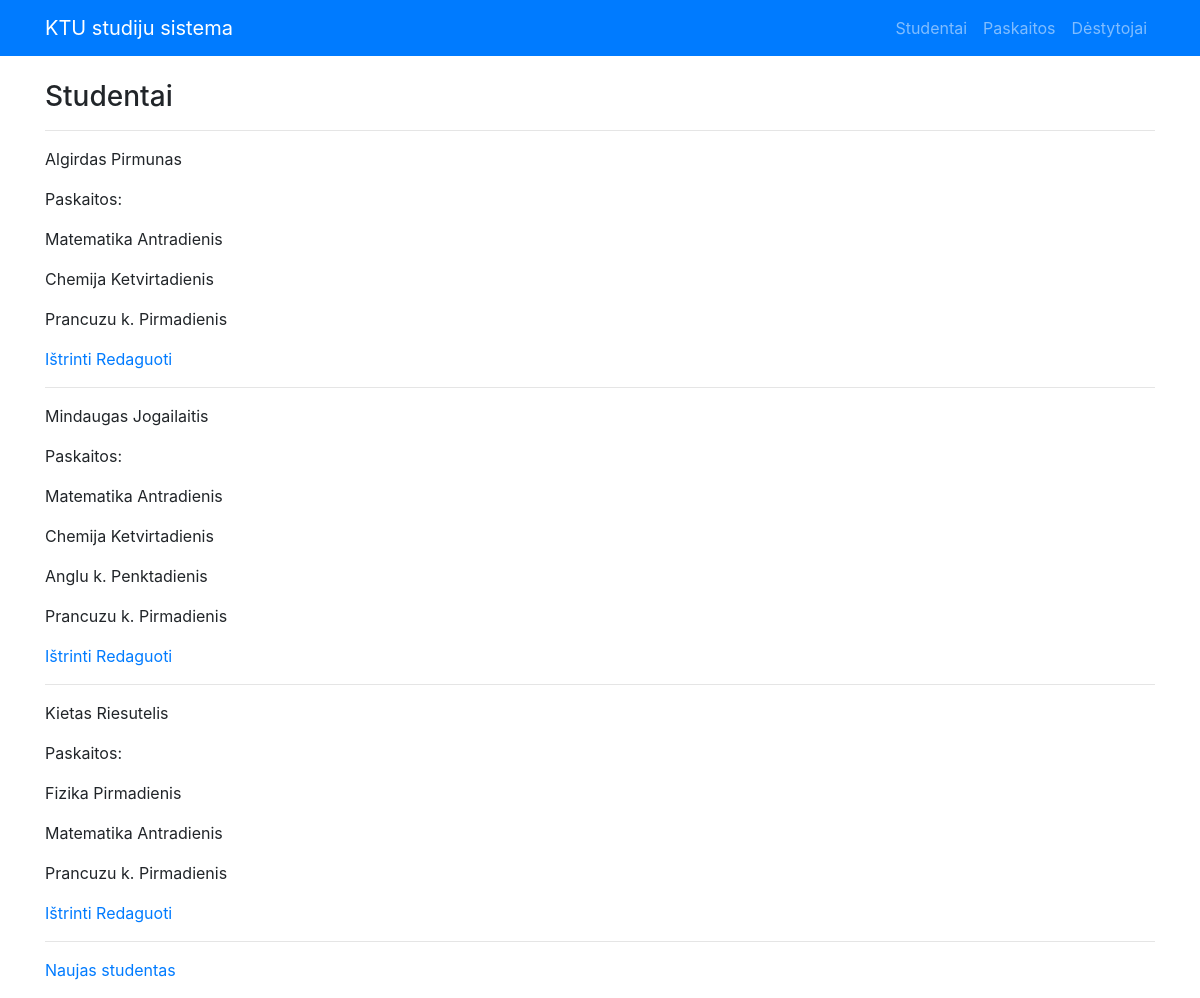
/studentai, run on an earlier commit of the app's database.
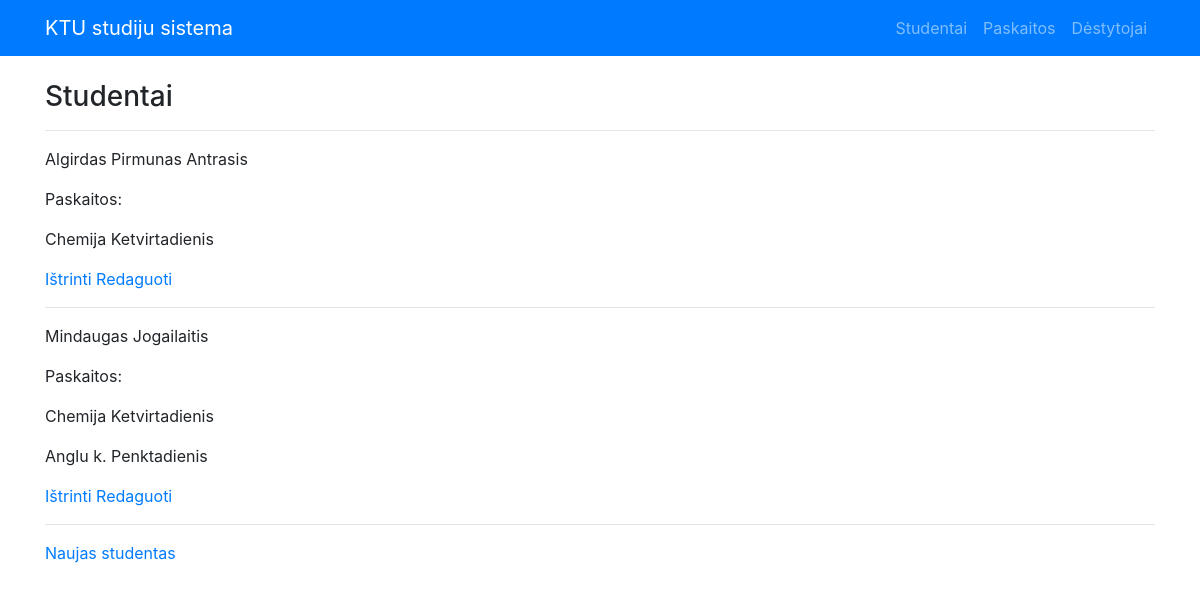
And on a later commit of the database.
### app.py (models this page shows)
class Studentas(db.Model):
    __tablename__ = "studentas"
    id = db.Column(db.Integer, primary_key=True)
    vardas = db.Column("Vardas", db.String)
    pavarde = db.Column("Pavardė", db.String)
    paskaitos = db.relationship(
        "Paskaita", secondary=association_table, back_populates="studentai"
    )

class Paskaita(db.Model):
    __tablename__ = "paskaita"
    id = db.Column(db.Integer, primary_key=True)
    vardas = db.Column("Vardas", db.String)
    savaites_diena = db.Column("Savaites diena", db.String)
    studentai = db.relationship(
        "Studentas", secondary=association_table, back_populates="paskaitos"
    )
    destytojas_id = db.Column(db.Integer, db.ForeignKey("destytojas.id"))
    destytojas = db.relationship(
        "Destytojas", cascade="all, delete", passive_deletes=True
    )

### app.py (the view)
@app.route("/studentai")
def students():
    try:
        visi_studentai = Studentas.query.all()
    except:
        visi_studentai = []
    return render_template("studentai.html", visi_studentai=visi_studentai)

### templates/studentai.html
{% extends "base.html" %}
{% block content %}
<h3>Studentai</h3>
{% if visi_studentai %}
{% for studentas in visi_studentai %}
<hr>
<p>{{studentas.vardas}} {{studentas.pavarde}}</p>
{% if studentas.paskaitos %}
<p>Paskaitos:</p>
{% for paskaita in studentas.paskaitos %}
<p>{{paskaita.vardas}} {{paskaita.savaites_diena}}</p>
{% endfor %}
{% endif %}
<a href="{{ url_for('delete_student', id=studentas['id']) }}">Ištrinti</a>
<a href="{{ url_for('student_update', id=studentas['id']) }}">Redaguoti</a>
{% endfor %}
{% endif %}
<hr>
<p><a href="{{ url_for('new_student')}}">Naujas studentas</a></p>
{% endblock %}

What changed in the data, as far as the page shows it:
removed Paskaita: vardas "Matematika", savaites_diena "Antradienis"
removed Paskaita: vardas "Prancuzu k.", savaites_diena "Pirmadienis"
removed Studentas: vardas "Kietas", pavarde "Riesutelis"
no longer on this page (row edited): Paskaita: vardas "Fizika", savaites_diena "Pirmadienis", shown under "Kietas"
changed Studentas "Algirdas": pavarde "Pirmunas" → "Pirmunas Antrasis"
